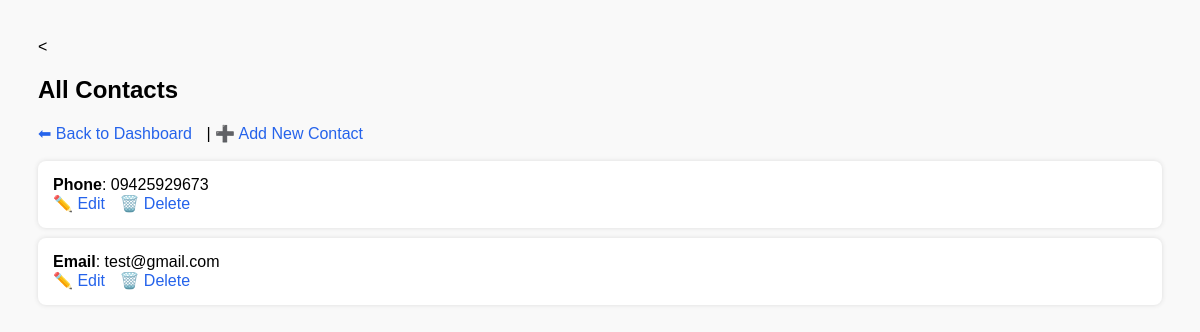
/edit_contacts.php (signed in), run on an earlier commit of the app's database.
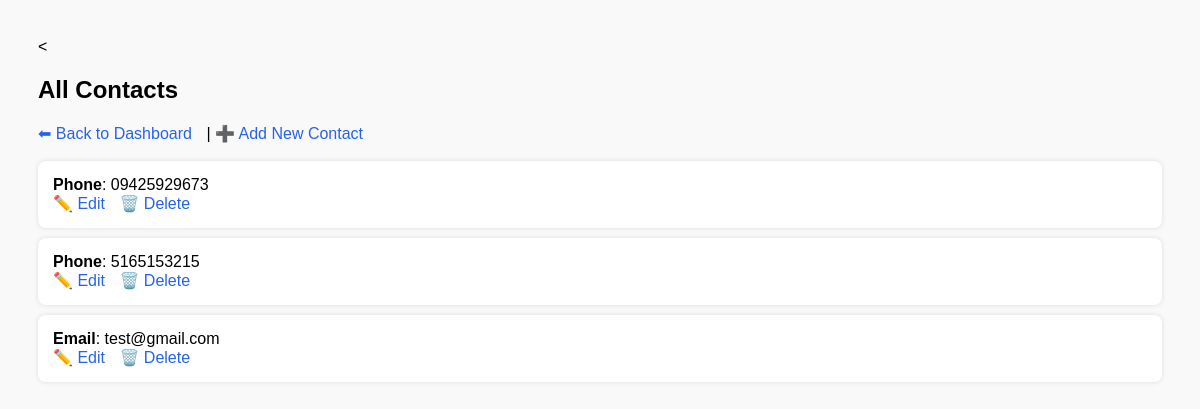
And on a later commit of the database.
### tables this page shows
CREATE TABLE `contacts` (
  `id` int(11) NOT NULL,
  `type` varchar(50) NOT NULL,
  `value` varchar(255) NOT NULL,
  `is_deleted` tinyint(1) DEFAULT 0,
  `platform` varchar(100) DEFAULT NULL,
  `link` varchar(255) DEFAULT NULL,
  `deleted` tinyint(1) NOT NULL DEFAULT 0
);

### edit_contacts.php (the view, shortened to what this page needs)
<?php
require 'db.php';
$result = $conn->query("SELECT * FROM contacts WHERE deleted = 0");
?>
<!DOCTYPE html>
<html>
<head>
</head>
<body>
<h2>All Contacts</h2>
<a href="admin_dashboard.php">⬅ Back to Dashboard</a> |
<a href="add_contact.php">➕ Add New Contact</a>
<br><br>
<?php while ($row = $result->fetch_assoc()): ?>
    <div class="contact-item">
        <strong><?= htmlspecialchars($row['platform']) ?></strong>: <?= htmlspecialchars($row['link']) ?><br>
        <a href="edit_contact.php?id=<?= $row['id'] ?>">✏️ Edit</a>
        <a href="delete_contact.php?id=<?= $row['id'] ?>" onclick="return confirm('Are you sure?')">🗑️ Delete</a>
    </div>
<?php endwhile; ?>
</body>
</html>

What changed in the data, as far as the page shows it:
added contacts: platform "Phone", link "5165153215"
